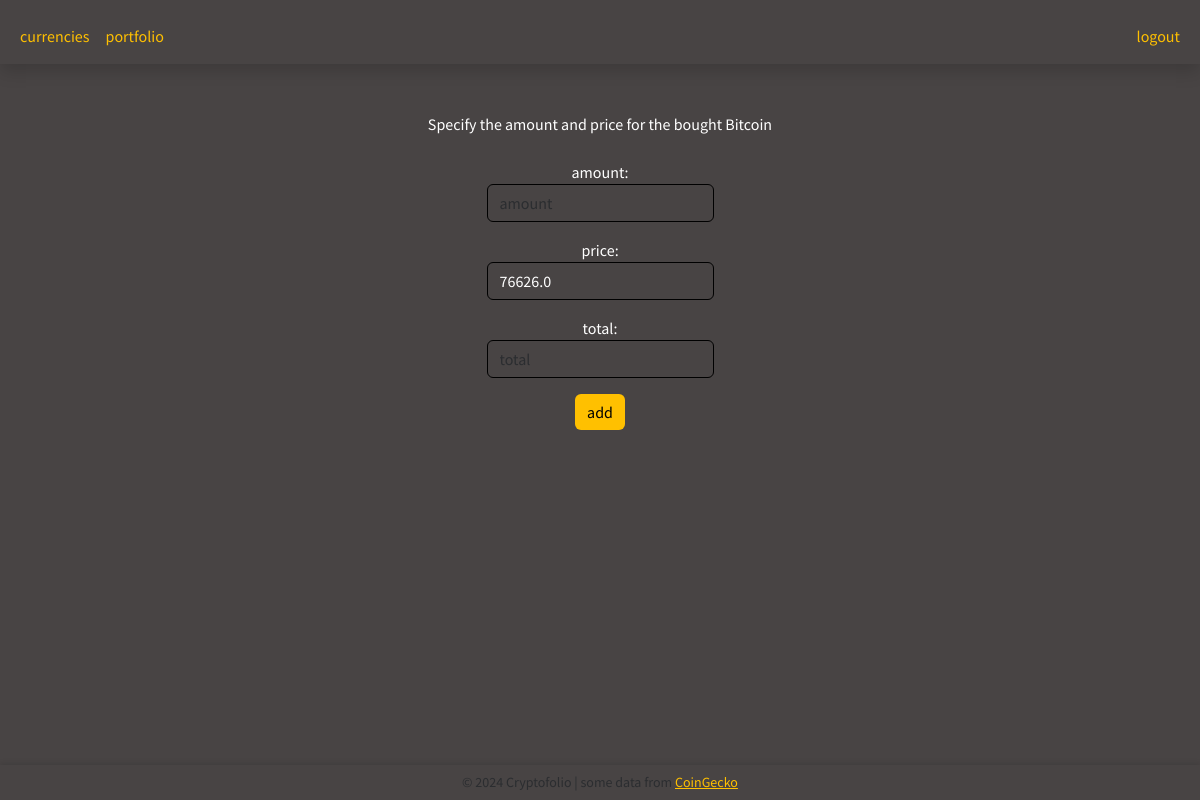
The app's page /add_coin?pid=None&cid=1 (signed in), older data.
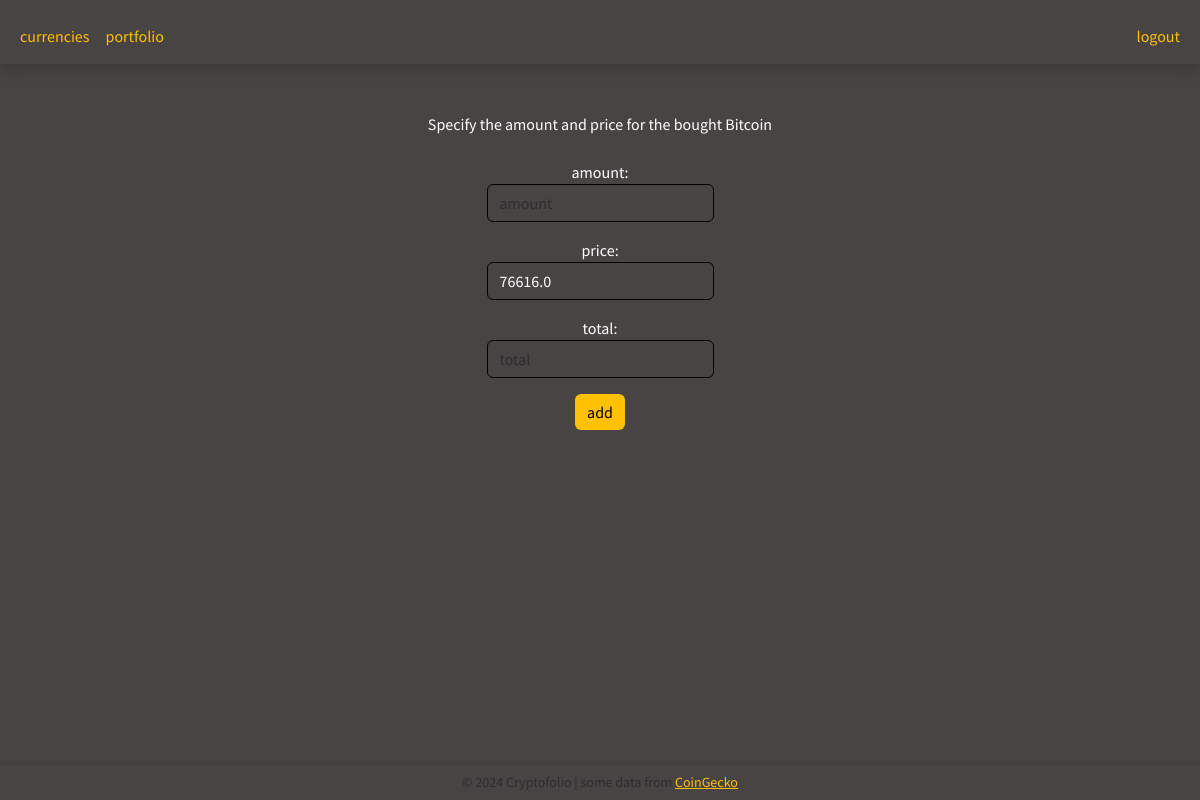
The same page, newer data.
### tables this page shows
CREATE TABLE currencies (
id INTEGER PRIMARY KEY AUTOINCREMENT NOT NULL,
cgid TEXT UNIQUE NOT NULL,
symbol TEXT NOT NULL,
name TEXT NOT NULL,
icon_url TEXT NOT NULL,
current_price REAL NOT NULL,
market_cap INTEGER NOT NULL,
high_24h REAL NOT NULL,
low_24h REAL NOT NULL,
ath REAL NOT NULL,
ath_date TEXT NOT NULL,
atl REAL NOT NULL,
atl_date TEXT NOT NULL,
cg_update_date TEXT NOT NULL,
price_change_percent_1h REAL,
price_change_percent_24h REAL NOT NULL,
price_change_percent_7d REAL,
price_change_percent_30d REAL,
update_date TEXT NOT NULL
);

### portfolio.py (the view)
@req_login.login_required
def add_coin_to_portfolio():
    if request.method == "POST":
        pid = request.form.get("pid")
        db.execute("INSERT INTO portfolio_currency (portfolio_id, cryptocurrency_id, quantity, price) VALUES (?, ?, ?, ?)",
                    pid, request.form.get("cid"), request.form.get("amount"), request.form.get("price"))
        return redirect(f"/portfolio?pid={pid}")
    else:
        pid = request.args.get("pid")
        currency_id = request.args.get("cid")
        if currency_id == None:
            coin_list = currencies.get_coinlist_from_db()
            return render_template("currencies.html", coins=coin_list, pid=pid, add_coin=True)
        return render_template("add_currency.html", pid=pid, coin=currencies.get_coin_from_db_by_id(currency_id)[0])

### app.py (called while the page is built)
@app.after_request
def after_request(response):
    response.headers["Cache-Control"] = "no-cache, no-store, must-revalidate"
    response.headers["Expires"] = 0
    response.headers["Pragma"] = "no-cache"
    return response

### currencies.py (called while the page is built)
def get_coin_from_db_by_id(coin_id:int):
    return db.execute("SELECT * FROM currencies WHERE id = ?", coin_id)

### req_login.py (called while the page is built)
def login_required(f):
    @wraps(f)
    def decorated_function(*args, **kwargs):
        if session.get("user_id") is None:
            return redirect("/login")
        return f(*args, **kwargs)
    return decorated_function

### templates/add_currency.html (shortened to what this page needs)
{% extends "base.html" %}
{% block body %}
    <br>
    Specify the amount and price for the bought {{ coin.name }}<br><br>
    <form action="/add_coin" method="post">
        <div class="mb-3">
            amount:
            <input autocomplete="off" autofocus class="form-control mx-auto w-auto custom-input" name="amount" id="amount" placeholder="amount" type="text" oninput="autoCalculate()">
        </div>
        <div class="mb-3">
            price:
            <input class="form-control mx-auto w-auto custom-input" name="price" id="price" placeholder="price" type="text" value="{{ coin.current_price }}" oninput="autoCalculate()">
        </div>
        <div class="mb-3">
            total:
            <input class="form-control mx-auto w-auto custom-input" name="total" id="total" placeholder="total" type="text" oninput="autoCalculate()">
        </div>
        <button class="btn custom-button" type="submit">add</button>
    </form>
{% endblock %}

### templates/base.html (shortened to what this page needs)
<!DOCTYPE html>
<html lang="en">
    <head>
        <link href="https://cdn.jsdelivr.net/npm/bootstrap@5.3.3/dist/css/bootstrap.min.css" rel="stylesheet">
        <link rel="stylesheet" href="{{ url_for('static', filename='css/main.css') }}">
    </head>
    <body>
        <nav class="navbar navbar-expand-md navbar-light shadow mb-3">
            <div class="container-fluid">
                <div class="collapse navbar-collapse" id="navbar">
                        <ul class="navbar-nav me-auto mt-2">
                            <li class="nav-item"><a class="nav-link mango" href="/currencies">currencies</a></li>
                    {% if session["user_id"] %}
                            <li class="nav-item"><a class="nav-link mango" href="/portfolio">portfolio</a></li>
                    {% endif %}
                        </ul>
                    {% if session["user_id"] %}
                        <ul class="navbar-nav ms-auto mt-2">
                            <li class="nav-item"><a class="nav-link mango" href="/logout">logout</a></li>
                        </ul>
                    {% else %}
                        <ul class="navbar-nav ms-auto mt-2">
                            <li class="nav-item"><a class="nav-link mango" href="/register">register</a></li>
                            <li class="nav-item"><a class="nav-link mango" href="/login">login</a></li>
                        </ul>
                    {% endif %}
                </div>
            </div>
        </nav>
        <div class="container mt-4 text-center">
            {% block body %}
            {% endblock %}
        </div>
        <footer class="py-3">
            <div class="container text-center">
                <p class="mb-0 small text-muted">
                    &copy; 2024 Cryptofolio | some data from <a class="mango" href="https://coingecko.com" target="_blank">CoinGecko</a>
                </p>
            </div>
        </footer>
    </body>
</html>

### static/css/main.css (style rules this page uses)
body { background-color: #484444; color: #ffffff; font-family: 'Source Sans Pro', 'Helvetica', 'Trebuchet MS', 'Lucida Sans Unicode', 'Lucida Grande', 'Lucida Sans', Arial, sans-serif; }
a { color: #ffc000; }
.shadow { box-shadow: 0 0 8px 5px rgba(60, 150, 150, 0.1); }
.mango { color: #ffc000; }
footer { position: fixed; background-color: #484444; bottom: 0; width: 100%; z-index: 800; height: auto; box-shadow: 0 -2px 5px rgba(0, 0, 0, 0.1); }
footer p { line-height: 0.2; }
.form-control.custom-input { border-color: #000; background-color: #484444; color: #ffffff; }
.btn.custom-button { background-color: #ffc000; border: none; color: #000000; }

Row changes from the older to the newer data that the page shows:
changed currencies "Bitcoin": price "76626.0" → "76616.0"
